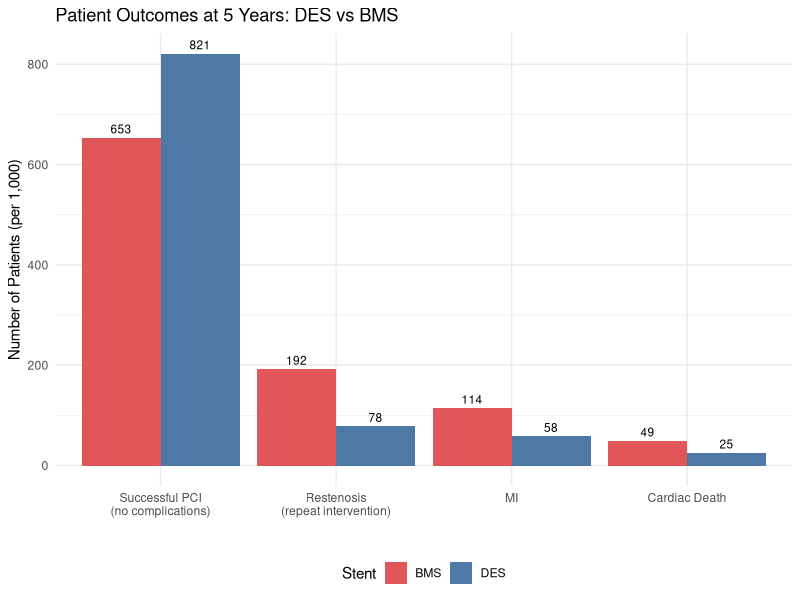
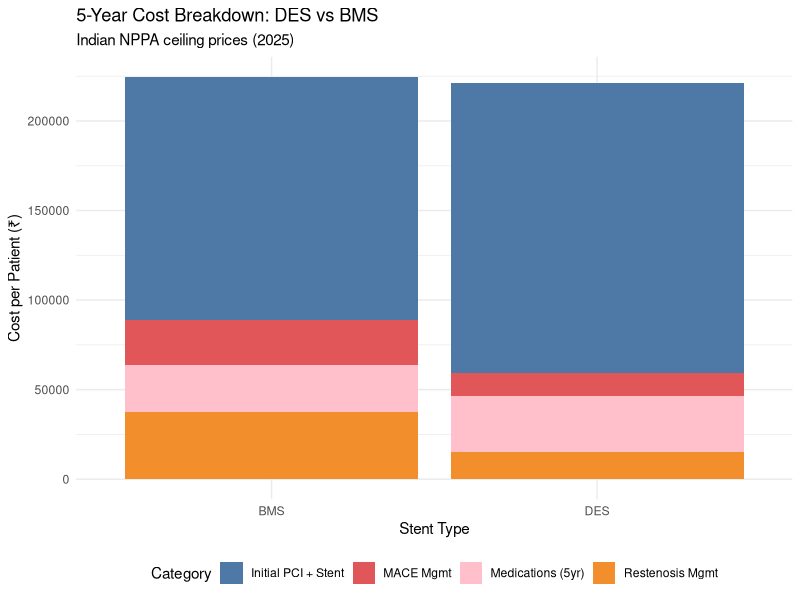
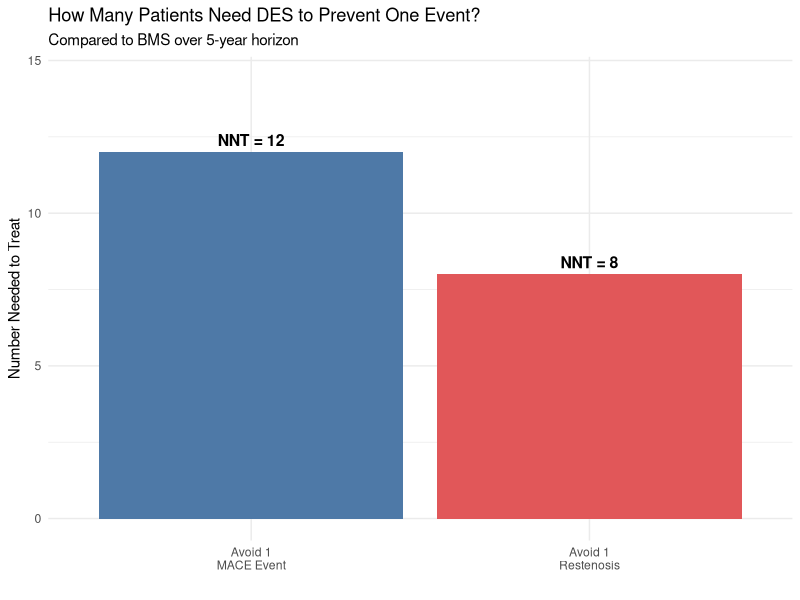
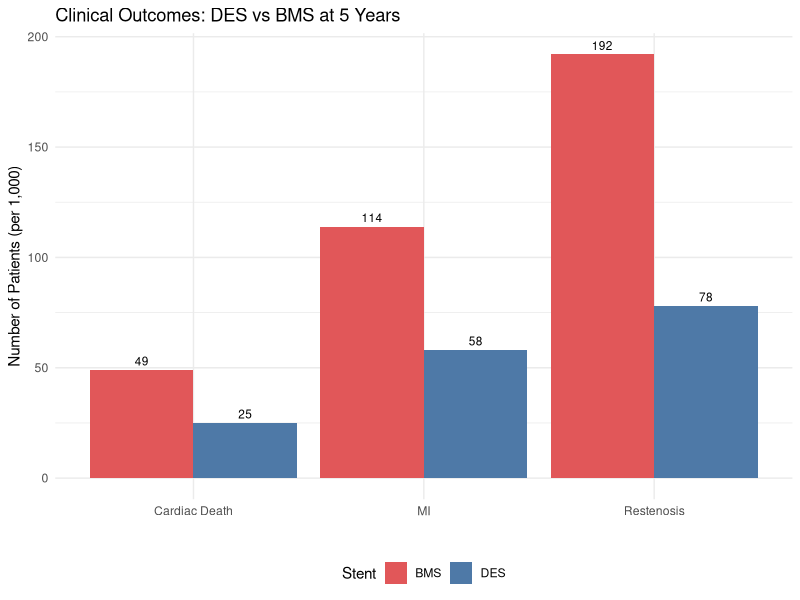

The R source for these figures, in order:
## ---- chunk 1
#| label: fig-pico
#| echo: false
#| fig-cap: "PICO framework extended for HTA decision modelling"

library(DiagrammeR)

grViz("
digraph pico {
  graph [rankdir=TB, bgcolor='transparent', fontname='Helvetica', nodesep=0.6, ranksep=0.5]
  node [fontname='Helvetica', fontsize=11, style='filled,rounded', shape=box]

  Q [label='Structured Decision Problem', fillcolor='#2c3e50', fontcolor='white', fontsize=13, width=3.5]

  P [label='P — Population\\nAdults with stable CAD\\nundergoing elective PCI in India', fillcolor='#3498db', fontcolor='white', width=3]
  I [label='I — Intervention\\nDrug-Eluting Stent (DES)\\n₹38,933 (NPPA 2025)', fillcolor='#27ae60', fontcolor='white', width=3]
  C [label='C — Comparator\\nBare Metal Stent (BMS)\\n₹10,693 (NPPA 2025)', fillcolor='#e67e22', fontcolor='white', width=3]
  O [label='O — Outcomes\\nCosts (₹), QALYs, ICER', fillcolor='#e74c3c', fontcolor='white', width=3]

  H [label='HTA Extensions', fillcolor='#8e44ad', fontcolor='white', fontsize=12, width=3.5]

  Per [label='Perspective\\nHealthcare payer', fillcolor='#9b59b6', fontcolor='white', width=2.5]
  TH [label='Time Horizon\\n5 years', fillcolor='#9b59b6', fontcolor='white', width=2.5]
  DR [label='Discounting\\n3% per annum', fillcolor='#9b59b6', fontcolor='white', width=2.5]
  WTP [label='Threshold\\n₹1.7 lakh/QALY\\n(1× GDP per capita)', fillcolor='#9b59b6', fontcolor='white', width=2.5]

  Q -> P
  Q -> I
  Q -> C
  Q -> O

  Q -> H [style=dashed]
  H -> Per
  H -> TH
  H -> DR
  H -> WTP
}
")
## ---- chunk 2
#| label: params-cohort
#| echo: true

# === COHORT & FRAMEWORK ===
n_cohort      <- 1000   # 1,000 patients undergoing PCI
time_horizon  <- 5      # years of follow-up
discount_rate <- 0.03   # 3% annual discount (years 2–5)
## ---- chunk 3
#| label: params-probabilities
#| echo: true

# === PROBABILITIES ===

# Procedural success
# Source: Indian PCI registry data
p_success_des <- 0.97
p_success_bms <- 0.96

# Restenosis within 1 year (requiring repeat revascularisation)
# Source: PMC comparative study (Indian data); international meta-analyses
p_restenosis_des <- 0.08   # DES: 5–10%
p_restenosis_bms <- 0.20   # BMS: 15–20%

# MACE at 5 years (MI or cardiac death)
# Among patients WITHOUT restenosis
p_mace_des_no_restenosis <- 0.08
p_mace_bms_no_restenosis <- 0.15

# Among patients WITH restenosis (after repeat revascularisation)
p_mace_des_restenosis <- 0.15
p_mace_bms_restenosis <- 0.25

# Among MACE events: what proportion is MI vs cardiac death?
p_mi_given_mace        <- 0.70   # 70% MI
p_cardiac_death_given_mace <- 0.30   # 30% cardiac death

# Proportion needing CABG vs repeat PCI among restenosis cases
p_cabg_if_restenosis <- 0.20
## ---- chunk 4
#| label: params-costs
#| echo: true

# === COSTS (Indian Rupees) ===

# Stent costs — NPPA revised ceiling prices 2025
cost_des_stent <- 38933
cost_bms_stent <- 10693

# Base PCI procedure cost (same for both arms)
# Source: PMJAY/CGHS package rates; hospital data
cost_procedure <- 120000

# Post-PCI medication costs (annual)
cost_dapt_des_annual <- 8000    # 12-month dual antiplatelet (DES)
cost_dapt_bms_annual <- 3000    # Shorter DAPT + single antiplatelet (BMS)
cost_followup_annual <- 5000    # Annual follow-up visits and tests

# Repeat revascularisation costs
cost_repeat_pci <- 180000       # Repeat PCI (more complex than index)
cost_cabg       <- 250000       # CABG if PCI not suitable

# MACE event costs
cost_mi_management <- 200000    # Acute MI management
cost_cardiac_death <- 50000     # Terminal care
## ---- chunk 5
#| label: params-utilities
#| echo: true

# === UTILITY WEIGHTS (0 = dead, 1 = perfect health) ===
# Source: Adapted from international literature (Sullivan et al.)
utility_well_post_pci        <- 0.85   # Stable post-PCI
utility_restenosis_recovered <- 0.78   # After repeat revascularisation
utility_post_mi              <- 0.65   # Post-MI, surviving
utility_death                <- 0.00   # Death
## ---- chunk 6
#| label: fig-des-bms-tree
#| echo: true
#| fig-cap: "Decision tree structure: DES vs BMS for coronary intervention"

library(DiagrammeR)

grViz("
digraph des_bms {
  graph [rankdir=LR, bgcolor='transparent', fontname='Helvetica', nodesep=0.4]
  node [fontname='Helvetica', fontsize=10]

  D [label='PCI STENT\nChoice', shape=square, style=filled, fillcolor='#4e79a7', fontcolor='white', width=1.2]

  DES [label='DES\n₹38,933', shape=box, style='filled,rounded', fillcolor='#4e79a7', fontcolor='white']
  BMS [label='BMS\n₹10,693', shape=box, style='filled,rounded', fillcolor='#e15759', fontcolor='white']

  # DES branch
  DS [label='Success\n(97%)', shape=circle, style=filled, fillcolor='#d4e6f1', fontsize=9]
  DF [label='Failure\n(3%)', shape=box, style='filled,rounded', fillcolor='#f5b7b1', fontsize=9]
  DR [label='Restenosis\n(8%)', shape=circle, style=filled, fillcolor='#fdebd0', fontsize=9]
  DNR [label='No Restenosis\n(92%)', shape=circle, style=filled, fillcolor='#d5f5e3', fontsize=9]
  DM1 [label='MACE\n(15%)', shape=box, style='filled,rounded', fillcolor='#f5b7b1', fontsize=9]
  DW1 [label='Well', shape=box, style='filled,rounded', fillcolor='#d5f5e3', fontsize=9]
  DM2 [label='MACE\n(8%)', shape=box, style='filled,rounded', fillcolor='#f5b7b1', fontsize=9]
  DW2 [label='Well', shape=box, style='filled,rounded', fillcolor='#d5f5e3', fontsize=9]

  # BMS branch
  BS [label='Success\n(96%)', shape=circle, style=filled, fillcolor='#d4e6f1', fontsize=9]
  BF [label='Failure\n(4%)', shape=box, style='filled,rounded', fillcolor='#f5b7b1', fontsize=9]
  BR [label='Restenosis\n(20%)', shape=circle, style=filled, fillcolor='#fdebd0', fontsize=9]
  BNR [label='No Restenosis\n(80%)', shape=circle, style=filled, fillcolor='#d5f5e3', fontsize=9]
  BM1 [label='MACE\n(25%)', shape=box, style='filled,rounded', fillcolor='#f5b7b1', fontsize=9]
  BW1 [label='Well', shape=box, style='filled,rounded', fillcolor='#d5f5e3', fontsize=9]
  BM2 [label='MACE\n(15%)', shape=box, style='filled,rounded', fillcolor='#f5b7b1', fontsize=9]
  BW2 [label='Well', shape=box, style='filled,rounded', fillcolor='#d5f5e3', fontsize=9]

  D -> DES
  D -> BMS

  DES -> DS
  DES -> DF
  DS -> DR
  DS -> DNR
  DR -> DM1
  DR -> DW1
  DNR -> DM2
  DNR -> DW2

  BMS -> BS
  BMS -> BF
  BS -> BR
  BS -> BNR
  BR -> BM1
  BR -> BW1
  BNR -> BM2
  BNR -> BW2
}
")
## ---- chunk 7
#| label: pathway-counts
#| echo: true

library(knitr)

# ============================================================
# DES ARM — count patients at each node
# ============================================================
des_success       <- n_cohort * p_success_des
des_failure       <- n_cohort * (1 - p_success_des)     # → CABG

des_restenosis    <- des_success * p_restenosis_des
des_no_restenosis <- des_success * (1 - p_restenosis_des)

# MACE from restenosis pathway
des_mace_from_restenosis    <- des_restenosis * p_mace_des_restenosis
des_no_mace_from_restenosis <- des_restenosis * (1 - p_mace_des_restenosis)

# MACE from no-restenosis pathway
des_mace_no_restenosis    <- des_no_restenosis * p_mace_des_no_restenosis
des_no_mace_no_restenosis <- des_no_restenosis * (1 - p_mace_des_no_restenosis)

# Total MACE and breakdown
des_total_mace   <- des_mace_from_restenosis + des_mace_no_restenosis
des_mi           <- des_total_mace * p_mi_given_mace
des_cardiac_death <- des_total_mace * p_cardiac_death_given_mace

# ============================================================
# BMS ARM — count patients at each node
# ============================================================
bms_success       <- n_cohort * p_success_bms
bms_failure       <- n_cohort * (1 - p_success_bms)

bms_restenosis    <- bms_success * p_restenosis_bms
bms_no_restenosis <- bms_success * (1 - p_restenosis_bms)

bms_mace_from_restenosis    <- bms_restenosis * p_mace_bms_restenosis
bms_no_mace_from_restenosis <- bms_restenosis * (1 - p_mace_bms_restenosis)

bms_mace_no_restenosis    <- bms_no_restenosis * p_mace_bms_no_restenosis
bms_no_mace_no_restenosis <- bms_no_restenosis * (1 - p_mace_bms_no_restenosis)

bms_total_mace    <- bms_mace_from_restenosis + bms_mace_no_restenosis
bms_mi            <- bms_total_mace * p_mi_given_mace
bms_cardiac_death <- bms_total_mace * p_cardiac_death_given_mace

# --- Clean summary as a table ---
pathway_summary <- data.frame(
  Outcome = c("Successful PCI", "Procedural failure → CABG",
              "Restenosis (repeat intervention)", "No restenosis",
              "Total MACE", "— MI", "— Cardiac death",
              "Well (no complications)"),
  DES = c(des_success, des_failure,
          round(des_restenosis, 1), round(des_no_restenosis, 1),
          round(des_total_mace, 1), round(des_mi, 1), round(des_cardiac_death, 1),
          round(des_no_mace_no_restenosis, 1)),
  BMS = c(bms_success, bms_failure,
          round(bms_restenosis, 1), round(bms_no_restenosis, 1),
          round(bms_total_mace, 1), round(bms_mi, 1), round(bms_cardiac_death, 1),
          round(bms_no_mace_no_restenosis, 1))
)

kable(pathway_summary, col.names = c("Outcome", "DES (n)", "BMS (n)"),
      caption = "Patient flow per 1,000 patients at 5 years",
      align = c("l", "r", "r"))
## ---- chunk 8
#| label: fig-patient-flow
#| echo: true
#| fig-cap: "Patient flow comparison: DES vs BMS per 1,000 patients"

library(ggplot2)

flow_data <- data.frame(
  Outcome = rep(c("Successful PCI\n(no complications)", "Restenosis\n(repeat intervention)",
                   "MI", "Cardiac Death"), 2),
  Stent = rep(c("DES", "BMS"), each = 4),
  Count = c(
    round(des_no_mace_no_restenosis), round(des_restenosis), round(des_mi), round(des_cardiac_death),
    round(bms_no_mace_no_restenosis), round(bms_restenosis), round(bms_mi), round(bms_cardiac_death)
  )
)

flow_data$Outcome <- factor(flow_data$Outcome,
  levels = c("Successful PCI\n(no complications)", "Restenosis\n(repeat intervention)",
             "MI", "Cardiac Death"))

ggplot(flow_data, aes(x = Outcome, y = Count, fill = Stent)) +
  geom_col(position = "dodge") +
  geom_text(aes(label = Count), position = position_dodge(width = 0.9), vjust = -0.5, size = 3) +
  scale_fill_manual(values = c("DES" = "#4e79a7", "BMS" = "#e15759")) +
  labs(x = "", y = "Number of Patients (per 1,000)",
       title = "Patient Outcomes at 5 Years: DES vs BMS") +
  theme_minimal() +
  theme(legend.position = "bottom")
## ---- chunk 9
#| label: cost-vectors
#| echo: true

# Discount factor for summing over years
discount_factor <- sum(1 / (1 + discount_rate)^(0:(time_horizon - 1)))

# ============================================================
# DES ARM — Cost components
# ============================================================

# 1. Initial PCI + stent (successful patients get stent; failures get CABG)
cost_initial_des <- des_success * (cost_procedure + cost_des_stent) +
                    des_failure * cost_cabg

# 2. Medications: Year 1 DAPT + annual follow-up (discounted)
cost_medication_des <- n_cohort * cost_dapt_des_annual +
                       n_cohort * cost_followup_annual * discount_factor

# 3. Restenosis management (weighted: 80% repeat PCI, 20% CABG)
cost_restenosis_des <- des_restenosis * (
  (1 - p_cabg_if_restenosis) * cost_repeat_pci +
  p_cabg_if_restenosis * cost_cabg
)

# 4. MACE management
cost_mace_des <- des_mi * cost_mi_management +
                 des_cardiac_death * cost_cardiac_death

# TOTAL
total_cost_des <- cost_initial_des + cost_medication_des +
                  cost_restenosis_des + cost_mace_des

# ============================================================
# BMS ARM — Cost components
# ============================================================
cost_initial_bms <- bms_success * (cost_procedure + cost_bms_stent) +
                    bms_failure * cost_cabg

cost_medication_bms <- n_cohort * cost_dapt_bms_annual +
                       n_cohort * cost_followup_annual * discount_factor

cost_restenosis_bms <- bms_restenosis * (
  (1 - p_cabg_if_restenosis) * cost_repeat_pci +
  p_cabg_if_restenosis * cost_cabg
)

cost_mace_bms <- bms_mi * cost_mi_management +
                 bms_cardiac_death * cost_cardiac_death

total_cost_bms <- cost_initial_bms + cost_medication_bms +
                  cost_restenosis_bms + cost_mace_bms

# --- Clean summary as a table ---
fmt <- function(x) paste0("₹", format(round(x), big.mark = ","))

cost_summary <- data.frame(
  Component = c("Initial PCI + Stent", "Medications (5 yr)",
                "Restenosis management", "MACE management",
                "**TOTAL (cohort)**", "**Per patient**"),
  DES = c(fmt(cost_initial_des), fmt(cost_medication_des),
          fmt(cost_restenosis_des), fmt(cost_mace_des),
          fmt(total_cost_des), fmt(total_cost_des / n_cohort)),
  BMS = c(fmt(cost_initial_bms), fmt(cost_medication_bms),
          fmt(cost_restenosis_bms), fmt(cost_mace_bms),
          fmt(total_cost_bms), fmt(total_cost_bms / n_cohort))
)

kable(cost_summary, col.names = c("Cost Component", "DES", "BMS"),
      caption = "5-year cost summary: DES vs BMS",
      align = c("l", "r", "r"))
## ---- chunk 10
#| label: fig-cost-breakdown
#| echo: true
#| fig-cap: "5-year cost breakdown per patient: DES vs BMS"

library(tidyr)

cost_breakdown <- data.frame(
  Category = c("Initial PCI + Stent", "Medications (5yr)", "Restenosis Mgmt", "MACE Mgmt"),
  DES = c(cost_initial_des, cost_medication_des, cost_restenosis_des, cost_mace_des) / n_cohort,
  BMS = c(cost_initial_bms, cost_medication_bms, cost_restenosis_bms, cost_mace_bms) / n_cohort
)

cost_long <- pivot_longer(cost_breakdown, cols = c(DES, BMS),
                          names_to = "Stent", values_to = "Cost")

ggplot(cost_long, aes(x = Stent, y = Cost, fill = Category)) +
  geom_col(position = "stack") +
  scale_fill_manual(values = c("Initial PCI + Stent" = "#4e79a7",
                                "Medications (5yr)" = "pink",
                                "Restenosis Mgmt" = "#f28e2b",
                                "MACE Mgmt" = "#e15759")) +
  labs(x = "Stent Type", y = "Cost per Patient (₹)",
       title = "5-Year Cost Breakdown: DES vs BMS",
       subtitle = "Indian NPPA ceiling prices (2025)") +
  theme_minimal() +
  theme(legend.position = "bottom")
## ---- chunk 11
#| label: qaly-vectors
#| echo: true

# ============================================================
# DES ARM — QALY components
# ============================================================

# Patients who are well (no restenosis, no MACE) — best outcome
qaly_des_well <- des_no_mace_no_restenosis * utility_well_post_pci * time_horizon

# Restenosis but recovered (no subsequent MACE)
# 6 months unwell pre-intervention, then recovered for remaining years
qaly_des_restenosis_ok <- des_no_mace_from_restenosis *
  (utility_well_post_pci * 0.5 + utility_restenosis_recovered * (time_horizon - 0.5))

# MI survivors
# ~2 years well before MI, then reduced utility for remaining years
qaly_des_mi <- des_mi *
  (utility_well_post_pci * 2 + utility_post_mi * (time_horizon - 2))

# Cardiac death (assumed at midpoint of follow-up)
qaly_des_death <- des_cardiac_death * utility_well_post_pci * (time_horizon / 2)

# Procedural failures (→ CABG, assumed similar to restenosis recovery)
qaly_des_failure <- des_failure * utility_restenosis_recovered * time_horizon

# TOTAL
total_qaly_des <- qaly_des_well + qaly_des_restenosis_ok +
                  qaly_des_mi + qaly_des_death + qaly_des_failure

# ============================================================
# BMS ARM — QALY components
# ============================================================
qaly_bms_well <- bms_no_mace_no_restenosis * utility_well_post_pci * time_horizon

qaly_bms_restenosis_ok <- bms_no_mace_from_restenosis *
  (utility_well_post_pci * 0.5 + utility_restenosis_recovered * (time_horizon - 0.5))

qaly_bms_mi <- bms_mi *
  (utility_well_post_pci * 2 + utility_post_mi * (time_horizon - 2))

qaly_bms_death <- bms_cardiac_death * utility_well_post_pci * (time_horizon / 2)

qaly_bms_failure <- bms_failure * utility_restenosis_recovered * time_horizon

total_qaly_bms <- qaly_bms_well + qaly_bms_restenosis_ok +
                  qaly_bms_mi + qaly_bms_death + qaly_bms_failure

# --- Clean summary as a table ---
qaly_summary <- data.frame(
  Component = c("Well (no complications)", "Restenosis recovered",
                "MI survivors", "Cardiac death", "Procedural failure",
                "**TOTAL (cohort)**", "**Per patient**"),
  DES = c(round(qaly_des_well, 1), round(qaly_des_restenosis_ok, 1),
          round(qaly_des_mi, 1), round(qaly_des_death, 1),
          round(qaly_des_failure, 1),
          round(total_qaly_des, 1), round(total_qaly_des / n_cohort, 3)),
  BMS = c(round(qaly_bms_well, 1), round(qaly_bms_restenosis_ok, 1),
          round(qaly_bms_mi, 1), round(qaly_bms_death, 1),
          round(qaly_bms_failure, 1),
          round(total_qaly_bms, 1), round(total_qaly_bms / n_cohort, 3))
)

kable(qaly_summary, col.names = c("Patient Group", "DES (QALYs)", "BMS (QALYs)"),
      caption = "5-year QALY summary: DES vs BMS",
      align = c("l", "r", "r"))
## ---- chunk 12
#| label: icer-function
#| echo: true

# === ICER FUNCTION ===
calc_icer <- function(cost_new, cost_old, qaly_new, qaly_old) {
  inc_cost <- cost_new - cost_old
  inc_qaly <- qaly_new - qaly_old
  icer     <- inc_cost / inc_qaly
  list(inc_cost = inc_cost, inc_qaly = inc_qaly, icer = icer)
}

# Apply to our results
result <- calc_icer(
  cost_new = total_cost_des, cost_old = total_cost_bms,
  qaly_new = total_qaly_des, qaly_old = total_qaly_bms
)

# --- Interpret against WTP thresholds ---
wtp_1gdp <- 170000    # ~1× GDP per capita India
wtp_3gdp <- 510000    # ~3× GDP per capita

interpretation <- if (result$inc_cost < 0 && result$inc_qaly > 0) {
  "DES is **DOMINANT** (less costly AND more effective)"
} else if (result$inc_cost > 0 && result$inc_qaly < 0) {
  "DES is **DOMINATED** (more costly AND less effective)"
} else if (result$inc_cost < 0 && result$inc_qaly < 0) {
  "DES is **dominated on cost** but less effective (rare dominance scenario)"
} else if (result$inc_cost > 0 && result$inc_qaly > 0) {
  if (result$icer < wtp_1gdp) {
    "DES is **HIGHLY cost-effective** (ICER < 1× GDP per capita)"
  } else if (result$icer < wtp_3gdp) {
    "DES is **cost-effective** (ICER < 3× GDP per capita)"
  } else {
    "DES is **NOT cost-effective** at conventional WTP thresholds"
  }
} else {
  "Undefined scenario — check calculations"
}

# Display as a clean summary table
icer_table <- data.frame(
  Metric = c("Incremental cost (DES − BMS)",
             "Incremental QALYs (DES − BMS)",
             "ICER",
             "Interpretation"),
  Value = c(paste0("₹", format(round(result$inc_cost), big.mark = ",")),
            round(result$inc_qaly, 2),
            paste0("₹", format(round(result$icer), big.mark = ","), " per QALY"),
            interpretation)
)

kable(icer_table, col.names = c("", ""),
      caption = "Incremental cost-effectiveness: DES vs BMS",
      align = c("l", "l"))
## ---- chunk 13
#| label: nmb-analysis
#| echo: true

# Define WTP thresholds
wtp_india <- 170000    # 1× GDP per capita (₹)

# Per-patient costs and QALYs (from earlier sections)
cost_per_patient_des <- total_cost_des / n_cohort
cost_per_patient_bms <- total_cost_bms / n_cohort
qaly_per_patient_des <- total_qaly_des / n_cohort
qaly_per_patient_bms <- total_qaly_bms / n_cohort

# Calculate NMB for each strategy
nmb_des <- wtp_india * qaly_per_patient_des - cost_per_patient_des
nmb_bms <- wtp_india * qaly_per_patient_bms - cost_per_patient_bms

# Incremental NMB (ΔNMB)
inc_nmb <- nmb_des - nmb_bms

# Decision rule
nmb_decision <- if (inc_nmb > 0) {
  "**ADOPT DES** — positive incremental NMB"
} else if (inc_nmb < 0) {
  "**REJECT DES** — negative incremental NMB (stick with BMS)"
} else {
  "**INDIFFERENT** — ΔNMB = 0"
}

# Display as table
nmb_table <- data.frame(
  Metric = c("NMB: DES per patient",
             "NMB: BMS per patient",
             "Incremental NMB (ΔNMB)",
             "Decision"),
  Value = c(paste0("₹", format(round(nmb_des), big.mark = ",")),
            paste0("₹", format(round(nmb_bms), big.mark = ",")),
            paste0("₹", format(round(inc_nmb), big.mark = ",")),
            nmb_decision)
)

kable(nmb_table, col.names = c("", ""),
      caption = paste0("Net Monetary Benefit at WTP = ₹", format(wtp_india, big.mark = ","), "/QALY"),
      align = c("l", "l"))
## ---- chunk 14
#| label: fig-nnt
#| echo: true
#| fig-cap: "Number needed to treat: DES vs BMS"

# NNT — a clinical translation of the ICER
nnt_restenosis <- round(1 / (p_restenosis_bms - p_restenosis_des))
nnt_mace <- round(1 / ((bms_total_mace - des_total_mace) / n_cohort))

nnt_data <- data.frame(
  Outcome = c("Avoid 1\nRestenosis", "Avoid 1\nMACE Event"),
  NNT = c(nnt_restenosis, nnt_mace)
)

ggplot(nnt_data, aes(x = Outcome, y = NNT, fill = Outcome)) +
  geom_col(show.legend = FALSE) +
  geom_text(aes(label = paste0("NNT = ", NNT)), vjust = -0.5, size = 4, fontface = "bold") +
  scale_fill_manual(values = c("#4e79a7", "#e15759")) +
  labs(x = "", y = "Number Needed to Treat",
       title = "How Many Patients Need DES to Prevent One Event?",
       subtitle = "Compared to BMS over 5-year horizon") +
  theme_minimal() +
  expand_limits(y = c(0, max(nnt_data$NNT) * 1.2))
## ---- chunk 15
#| label: fig-outcomes-comparison
#| echo: true
#| fig-cap: "Clinical outcomes per 1,000 patients"

outcomes <- data.frame(
  Outcome = rep(c("Restenosis", "MI", "Cardiac Death"), 2),
  Stent = rep(c("DES", "BMS"), each = 3),
  Count = c(round(des_restenosis), round(des_mi), round(des_cardiac_death),
            round(bms_restenosis), round(bms_mi), round(bms_cardiac_death))
)

ggplot(outcomes, aes(x = Outcome, y = Count, fill = Stent)) +
  geom_col(position = "dodge") +
  geom_text(aes(label = Count), position = position_dodge(width = 0.9), vjust = -0.5, size = 3) +
  scale_fill_manual(values = c("DES" = "#4e79a7", "BMS" = "#e15759")) +
  labs(x = "", y = "Number of Patients (per 1,000)",
       title = "Clinical Outcomes: DES vs BMS at 5 Years") +
  theme_minimal() +
  theme(legend.position = "bottom")
## ---- chunk 16
#| label: run-model-function
#| echo: true

# ============================================================
# THE MODEL AS A FUNCTION
# ============================================================
# Everything from Sections 6–9, wrapped so we can reuse it.
# Default values = our base case. Change any input to explore.

run_model <- function(p_rest_des = 0.08, p_rest_bms = 0.20,
                      c_des = 38933, c_bms = 10693,
                      u_well = 0.85, u_rest = 0.78, u_mi = 0.65) {

  des_s   <- n_cohort * p_success_des
  des_r   <- des_s * p_rest_des
  des_nr  <- des_s * (1 - p_rest_des)
  des_mac <- des_r * p_mace_des_restenosis + des_nr * p_mace_des_no_restenosis
  des_m   <- des_mac * p_mi_given_mace
  des_d   <- des_mac * p_cardiac_death_given_mace

  bms_s   <- n_cohort * p_success_bms
  bms_r   <- bms_s * p_rest_bms
  bms_nr  <- bms_s * (1 - p_rest_bms)
  bms_mac <- bms_r * p_mace_bms_restenosis + bms_nr * p_mace_bms_no_restenosis
  bms_m   <- bms_mac * p_mi_given_mace
  bms_d   <- bms_mac * p_cardiac_death_given_mace

  df <- sum(1 / (1 + discount_rate)^(0:(time_horizon - 1)))

  tc_des <- des_s * (cost_procedure + c_des) + (n_cohort - des_s) * cost_cabg +
            n_cohort * cost_dapt_des_annual + n_cohort * cost_followup_annual * df +
            des_r * ((1 - p_cabg_if_restenosis) * cost_repeat_pci + p_cabg_if_restenosis * cost_cabg) +
            des_m * cost_mi_management + des_d * cost_cardiac_death

  tc_bms <- bms_s * (cost_procedure + c_bms) + (n_cohort - bms_s) * cost_cabg +
            n_cohort * cost_dapt_bms_annual + n_cohort * cost_followup_annual * df +
            bms_r * ((1 - p_cabg_if_restenosis) * cost_repeat_pci + p_cabg_if_restenosis * cost_cabg) +
            bms_m * cost_mi_management + bms_d * cost_cardiac_death

  tq_des <- (des_nr - des_nr * p_mace_des_no_restenosis) * u_well * time_horizon +
            (des_r - des_r * p_mace_des_restenosis) * (u_well * 0.5 + u_rest * (time_horizon - 0.5)) +
            des_m * (u_well * 2 + u_mi * 3) +
            des_d * u_well * (time_horizon / 2) +
            (n_cohort - des_s) * u_rest * time_horizon

  tq_bms <- (bms_nr - bms_nr * p_mace_bms_no_restenosis) * u_well * time_horizon +
            (bms_r - bms_r * p_mace_bms_restenosis) * (u_well * 0.5 + u_rest * (time_horizon - 0.5)) +
            bms_m * (u_well * 2 + u_mi * 3) +
            bms_d * u_well * (time_horizon / 2) +
            (n_cohort - bms_s) * u_rest * time_horizon

  list(cost_des = tc_des, cost_bms = tc_bms,
       qaly_des = tq_des, qaly_bms = tq_bms,
       icer = (tc_des - tc_bms) / (tq_des - tq_bms))
}
## ---- chunk 17
#| label: thought-q1
#| echo: true

# One line each — that's the power of a function
base <- run_model()                       # base case
alt  <- run_model(p_rest_bms = 0.12)      # what if BMS improves?

kable(data.frame(
  Scenario = c("Base case (DES 8% vs BMS 20%)",
               "BMS restenosis drops to 12%"),
  ICER = c(paste0("₹", format(round(base$icer), big.mark = ",")),
           paste0("₹", format(round(alt$icer), big.mark = ",")))
), col.names = c("Scenario", "ICER (₹/QALY)"),
  caption = "How restenosis rates change the conclusion",
  align = c("l", "r"))
